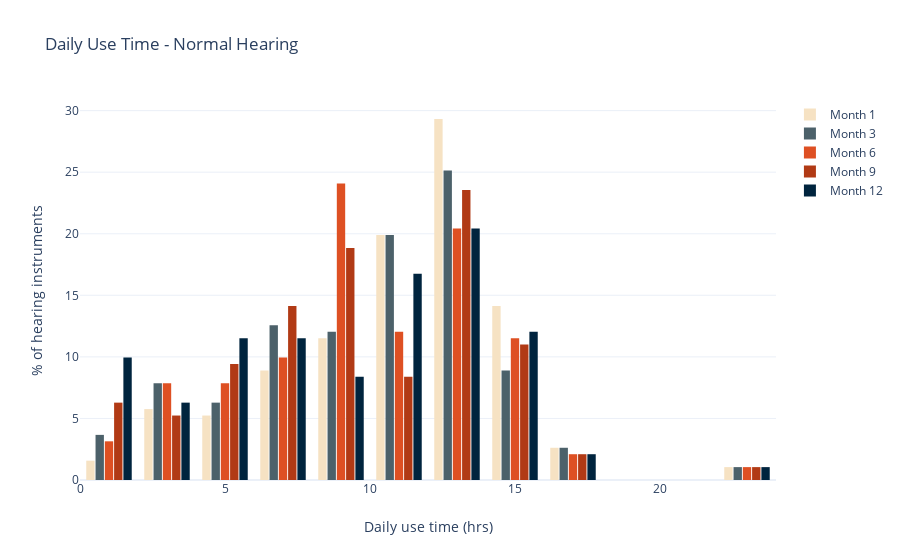

Here is the notebook cell this chart was saved with:
### Code cell
import plotly.graph_objects as go

import numpy as np
x0 = normal['UT_1']
x1 = normal['UT_3']
x2 = normal['UT_6']
x3 = normal['UT_9']
x4 = normal['UT_12']

fig = go.Figure()
fig.add_trace(go.Histogram(
    x=x0,
    histnorm='percent',
    name='Month 1', # name used in legend and hover labels
    marker_color='#f6e2c3', nbinsx=15,
))
fig.add_trace(go.Histogram(
    x=x1,
    histnorm='percent',
    name='Month 3',
    marker_color='#4c616a', nbinsx=15,
))

fig.add_trace(go.Histogram(
    x=x2,
    histnorm='percent',
    name='Month 6', # name used in legend and hover labels
    marker_color='#de5023', nbinsx=15,
))
fig.add_trace(go.Histogram(
    x=x3,
    histnorm='percent',
    name='Month 9',
    marker_color='#b13a15', nbinsx=15
))
fig.add_trace(go.Histogram(
    x=x4,
    histnorm='percent',
    name='Month 12',
    marker_color='#00243e', nbinsx=15
))


fig.update_layout(
    title_text='Daily Use Time - Normal Hearing ', # title of plot
    xaxis_title_text='Daily use time (hrs)', # xaxis label
    yaxis_title_text='% of hearing instruments ', # yaxis label
    bargap=0.2, # gap between bars of adjacent location coordinates
    bargroupgap=0.1, # gap between bars of the same location coordinates
    template = "plotly_white", # set template to white
)

fig.show()
print('Descriptive Statistics')
normal[['UT_1', 'UT_3', 'UT_6', 'UT_9', 'UT_12']].describe()

### Figure 1 — Plotly figure (JSON) as saved in the notebook; plotly's stock layout.template omitted (floating-point values rounded to 4 significant figures; data arrays with more than 128 entries replaced by an {"elided": "..."} marker saying what was removed)
{"data": [{"histnorm": "percent", "marker": {"color": "#f6e2c3"}, "name": "Month 1", "nbinsx": 15, "type": "histogram", "x": {"elided": "191 float values"}}, {"histnorm": "percent", "marker": {"color": "#4c616a"}, "name": "Month 3", "nbinsx": 15, "type": "histogram", "x": {"elided": "191 float values"}}, {"histnorm": "percent", "marker": {"color": "#de5023"}, "name": "Month 6", "nbinsx": 15, "type": "histogram", "x": {"elided": "191 float values"}}, {"histnorm": "percent", "marker": {"color": "#b13a15"}, "name": "Month 9", "nbinsx": 15, "type": "histogram", "x": {"elided": "191 float values"}}, {"histnorm": "percent", "marker": {"color": "#00243e"}, "name": "Month 12", "nbinsx": 15, "type": "histogram", "x": {"elided": "191 float values"}}], "layout": {"bargap": 0.2, "bargroupgap": 0.1, "title": {"text": "Daily Use Time - Normal Hearing "}, "xaxis": {"title": {"text": "Daily use time (hrs)"}}, "yaxis": {"title": {"text": "% of hearing instruments "}}}}
